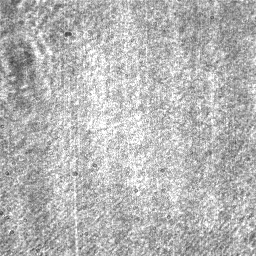
%> input picture TP02/t000.tif, 256 x 256 px
$ octave Eje06.m   (GNU Octave 9; MATLAB toolbox functions it lacks are replaced by stand-ins)
%> lines starting %> are read from the running program, lines starting %| are printed output that depends on the picture
% Eje06: resta de im醙enes
clear all
close all

I0=imread('t000.tif');
%> I0 is the input picture: size 256x256 uint8; min 63, max 255, mean 181.7
I1=imread('t001.tif');
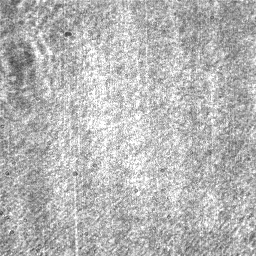
%> input picture TP02/t001.tif, 256 x 256 px
%> I1 is the input picture: size 256x256 uint8; min 63, max 255, mean 181.8

Id=imabsdiff(I0,I1);
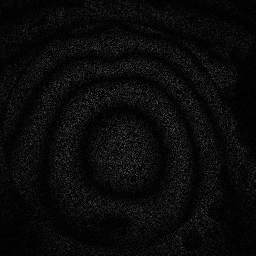
%> Id: size 256x256 uint8; min 0, max 98, mean 10.3

figure,imshow(Id,[])
